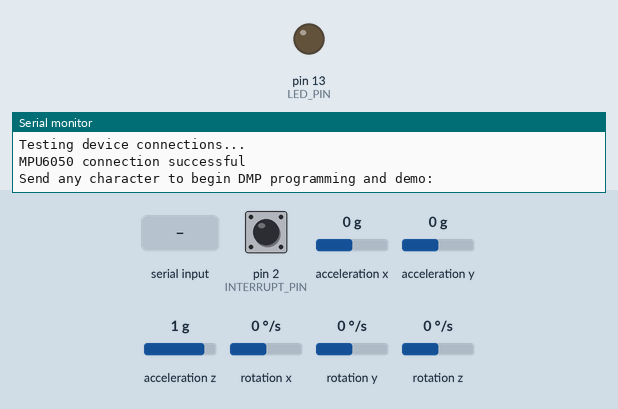
Simulated run of this sketch. Board: Arduino Uno, built with avr-gcc and run on an emulated ATmega328P. On the bench: output pins drawn as LEDs (lit = HIGH), the last lines printed to the serial monitor. Dashed ring = blinking. The test bench sets the inputs (shaded band); at power-on: acceleration y 0 g, acceleration z 1 g, acceleration x 0 g, rotation z 0 °/s, pin 2 (INTERRUPT_PIN) LOW, rotation x 0 °/s, rotation y 0 °/s. The sensor or clock chip raises its interrupt line as the real part does.

Above: at 0.9 s.
1.0 s: "1" received over Serial
At 1.67 s:
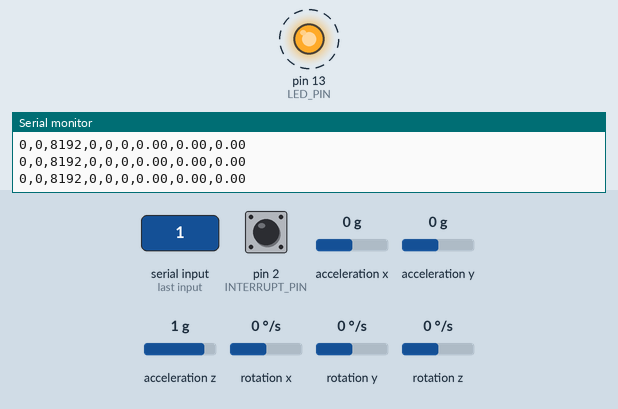
4.0 s: acceleration y set to -1.4 g
7.0 s: acceleration z set to 0 g
10.0 s: acceleration x set to -1.4 g
13.0 s: rotation z set to -100 °/s
Timing chart, 0 to 17.0 s (numbered marks = the images above; inputs shaded):
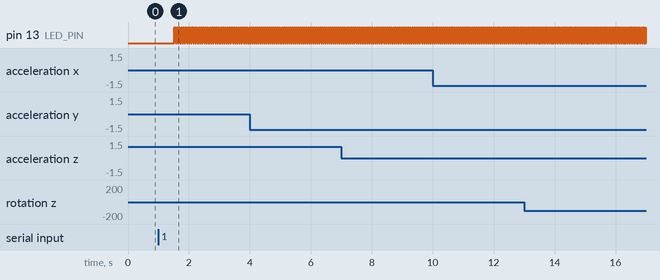

Measured:
- after the input at 1.0 s, pin 13 (LED_PIN): alternates HIGH for 0.01 s and LOW for 0.01 s, starting after 0.52 s

The sketch:

nano_mpu6050_capture.ino
```cpp
#include "I2Cdev.h"
#include "MPU6050_6Axis_MotionApps20.h"
#if I2CDEV_IMPLEMENTATION == I2CDEV_ARDUINO_WIRE
#include "Wire.h"
#endif

MPU6050 mpu(0x69); // <-- use for AD0 high
#define OUTPUT_READABLE_YAWPITCHROLL

#define INTERRUPT_PIN 2
#define LED_PIN 13
bool blinkState = false;

uint8_t mpuIntStatus;
uint8_t devStatus;
bool dmpReady = false;
uint16_t packetSize;
uint8_t fifoBuffer[64];
volatile bool mpuInterrupt = false;

Quaternion q;           // [w, x, y, z]         quaternion container
VectorInt16 aa;         // [x, y, z]            accel sensor measurements
VectorInt16 gyro;
VectorInt16 aaReal;     // [x, y, z]            gravity-free accel sensor measurements
VectorInt16 aaWorld;    // [x, y, z]            world-frame accel sensor measurements
VectorFloat gravity;    // [x, y, z]            gravity vector
float euler[3];         // [psi, theta, phi]    Euler angle container
float ypr[3];

//#define SAMPLING_MODE
#define MAX_DATA_TO_PRINT 100
uint16_t dataCount = 0;
bool printData = false;

void dmpDataReady() {
    mpuInterrupt = true;
}

void setup() {
    #if I2CDEV_IMPLEMENTATION == I2CDEV_ARDUINO_WIRE
    Wire.begin();
    Wire.setClock(400000);
    #elif I2CDEV_IMPLEMENTATION == I2CDEV_BUILTIN_FASTWIRE
    Fastwire::setup(400, true);
    #endif

    Serial.begin(115200);
    while (!Serial);

    Serial.println(F("Initializing I2C devices..."));
    mpu.initialize();
    pinMode(INTERRUPT_PIN, INPUT);

    Serial.println(F("Testing device connections..."));
    Serial.println(mpu.testConnection() ? F("MPU6050 connection successful") : F("MPU6050 connection failed"));

    Serial.println(F("\nSend any character to begin DMP programming and demo: "));
    while (Serial.available() && Serial.read());
    while (!Serial.available());
    while (Serial.available() && Serial.read());

    Serial.println(F("Initializing DMP..."));
    if (mpu.dmpInitialize() == 0) {
        mpu.setXGyroOffset(-75);
        mpu.setYGyroOffset(-4);
        mpu.setZGyroOffset(-64);
        mpu.setXAccelOffset(-3590);
        mpu.setYAccelOffset(-3937);
        mpu.setZAccelOffset(1120);

        mpu.PrintActiveOffsets();
        Serial.println(F("Enabling DMP..."));
        mpu.setDMPEnabled(true);

        Serial.print(F("Enabling interrupt detection (Arduino external interrupt "));
        Serial.print(digitalPinToInterrupt(INTERRUPT_PIN));
        Serial.println(F(")..."));
        attachInterrupt(digitalPinToInterrupt(INTERRUPT_PIN), dmpDataReady, RISING);
        mpuIntStatus = mpu.getIntStatus();

        Serial.println(F("DMP ready! Waiting for first interrupt..."));
        dmpReady = true;
        packetSize = mpu.dmpGetFIFOPacketSize();
    } else {
        Serial.print(F("DMP Initialization failed (code "));
        Serial.print(devStatus);
        Serial.println(F(")"));
    }

    pinMode(LED_PIN, OUTPUT);
}

void loop() {
    if (!dmpReady) return;

    #ifdef SAMPLING_MODE
    if (Serial.available() > 0) {
        char incomingChar = Serial.read();
        if (incomingChar == 's') {
            // 's' received, reset data count and set flag to start printing
            dataCount = 0;
            printData = true;
        }
        Serial.println(F("---------------------------------------------------"));
        Serial.println(F("aX,aY,aZ,gX,gY,gZ,yaw,pitch,roll"));
    }
    #else
    printData = true;
    #endif

    if (printData && mpu.dmpGetCurrentFIFOPacket(fifoBuffer)) {
        mpu.dmpGetQuaternion(&q, fifoBuffer);
        mpu.dmpGetGravity(&gravity, &q);
        mpu.dmpGetYawPitchRoll(ypr, &q, &gravity);
        mpu.dmpGetAccel(&aa, fifoBuffer);
        mpu.dmpGetGyro(&gyro, fifoBuffer);

        Serial.print(aa.x);
        Serial.print(F(","));
        Serial.print(aa.y);
        Serial.print(F(","));
        Serial.print(aa.z);
        Serial.print(F(","));
        Serial.print(gyro.x);
        Serial.print(F(","));
        Serial.print(gyro.y);
        Serial.print(F(","));
        Serial.print(gyro.z);
        Serial.print(F(","));
        Serial.print(ypr[2] * 180/M_PI);
        Serial.print(F(","));
        Serial.print(ypr[1] * 180/M_PI);
        Serial.print(F(","));
        Serial.println(ypr[0] * 180/M_PI);

        #ifdef SAMPLING_MODE
        dataCount++;
        if (dataCount >= MAX_DATA_TO_PRINT) {
            printData = false;  // Stop printing data
        }
        #endif

        blinkState = !blinkState;
        digitalWrite(LED_PIN, blinkState);
    }
}
```
